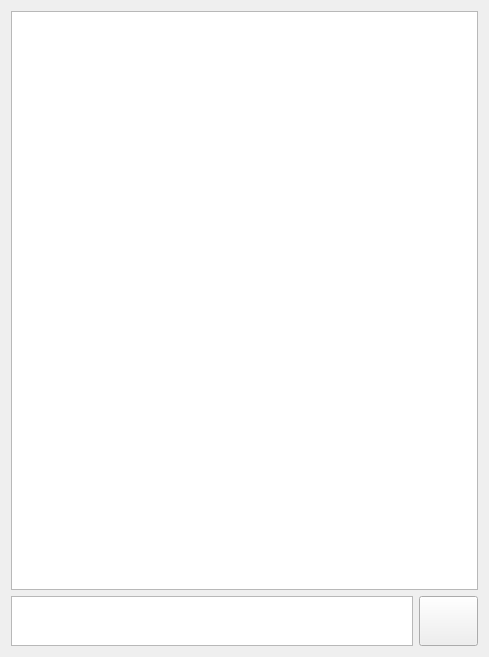
<?xml version="1.0" encoding="UTF-8"?>
<ui version="4.0">
 <class>ChatWindow</class>
 <widget class="QWidget" name="ChatWindow">
  <property name="geometry">
   <rect>
    <x>0</x>
    <y>0</y>
    <width>489</width>
    <height>657</height>
   </rect>
  </property>
  <property name="windowTitle">
   <string>ChatWindow</string>
  </property>
  <layout class="QHBoxLayout" name="horizontalLayout_2">
   <item>
    <layout class="QVBoxLayout" name="verticalLayout">
     <item>
      <widget class="QListWidget" name="messageListWidget">
       <property name="sizePolicy">
        <sizepolicy hsizetype="Expanding" vsizetype="Expanding">
         <horstretch>0</horstretch>
         <verstretch>10</verstretch>
        </sizepolicy>
       </property>
       <property name="minimumSize">
        <size>
         <width>0</width>
         <height>400</height>
        </size>
       </property>
       <property name="font">
        <font>
         <pointsize>14</pointsize>
        </font>
       </property>
      </widget>
     </item>
     <item>
      <layout class="QHBoxLayout" name="horizontalLayout">
       <item>
        <widget class="MyTextEdit" name="messageTextEdit">
         <property name="sizePolicy">
          <sizepolicy hsizetype="Expanding" vsizetype="Expanding">
           <horstretch>0</horstretch>
           <verstretch>0</verstretch>
          </sizepolicy>
         </property>
         <property name="maximumSize">
          <size>
           <width>16777215</width>
           <height>50</height>
          </size>
         </property>
         <property name="font">
          <font>
           <pointsize>14</pointsize>
          </font>
         </property>
        </widget>
       </item>
       <item>
        <widget class="QPushButton" name="sendButton">
         <property name="minimumSize">
          <size>
           <width>50</width>
           <height>50</height>
          </size>
         </property>
         <property name="font">
          <font>
           <pointsize>14</pointsize>
          </font>
         </property>
         <property name="text">
          <string/>
         </property>
         <property name="icon">
          <iconset>
           <normaloff>send.png</normaloff>send.png</iconset>
         </property>
         <property name="iconSize">
          <size>
           <width>30</width>
           <height>30</height>
          </size>
         </property>
        </widget>
       </item>
      </layout>
     </item>
    </layout>
   </item>
  </layout>
 </widget>
 <layoutdefault spacing="6" margin="11"/>
 <customwidgets>
  <customwidget>
   <class>MyTextEdit</class>
   <extends>QTextEdit</extends>
   <header>MyTextEdit.h</header>
  </customwidget>
 </customwidgets>
 <resources/>
 <connections/>
 <slots>
  <slot>sendMessage()</slot>
 </slots>
</ui>
